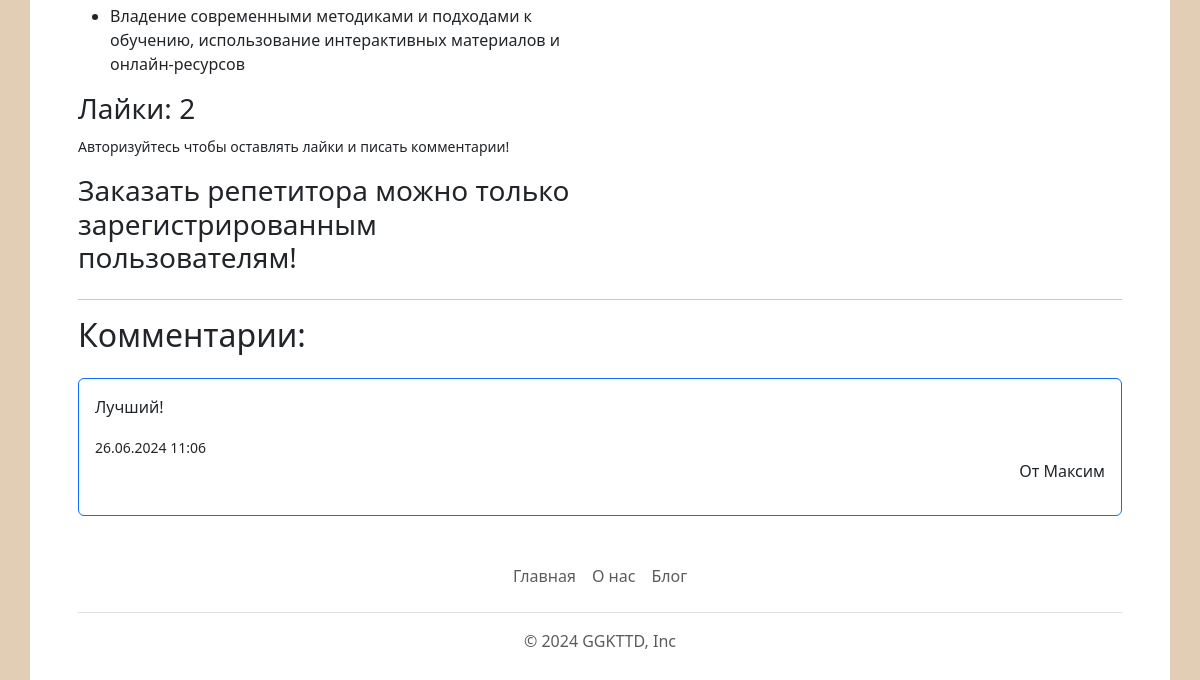
Before: /teacher/1 (lower part) with the older database file.
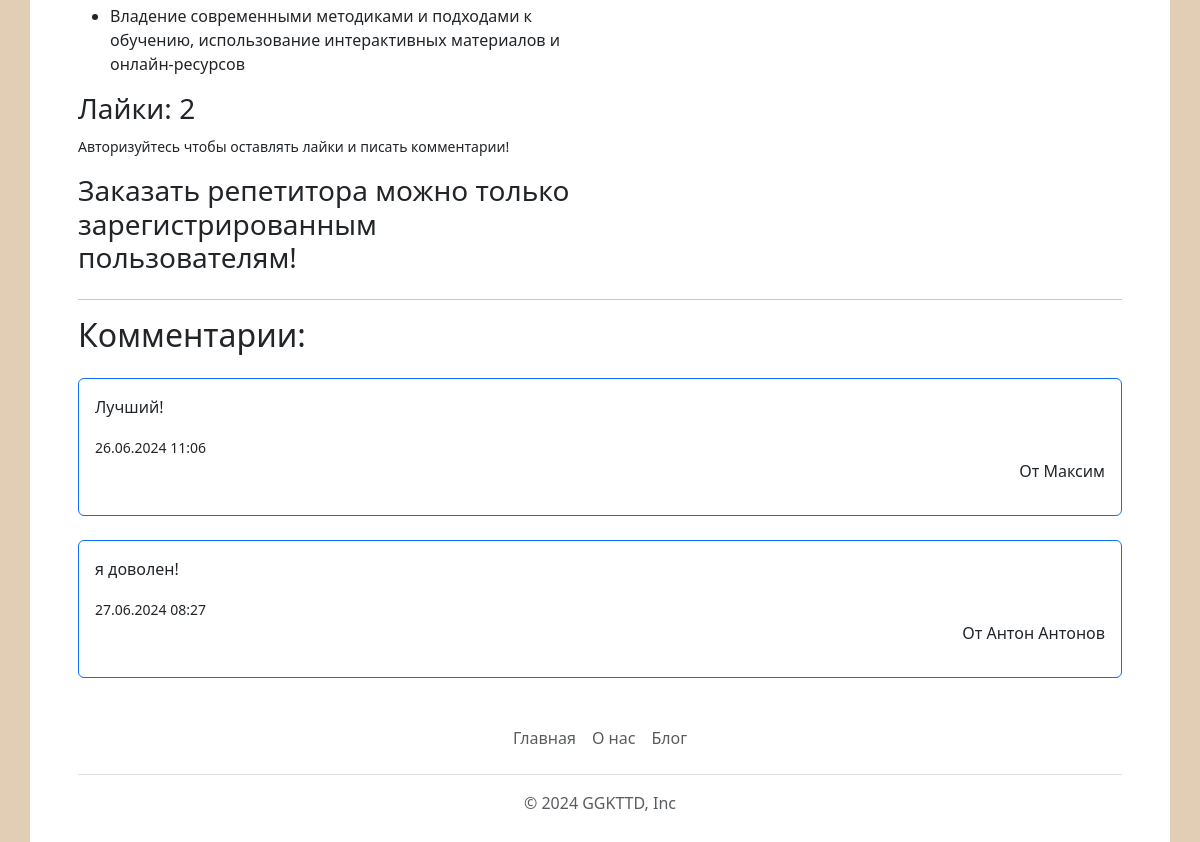
After: the same page with the newer database file.
### app.py (models this page shows, shortened)
class Comments(db.Model):
    id = db.Column(db.Integer,primary_key=True)
    name = db.Column(db.String(100))
    text = db.Column(db.Text)
    date = db.Column(db.DateTime, default=datetime.now)
    id_article = db.Column(db.Integer, db.ForeignKey('teachers.id'))

### app.py (the view, shortened to what this page needs)
@app.route('/teacher/<int:id>', methods=['GET', 'POST'])
def teacher(id):
    total_user = object
    orders = object
    id_list = []
    if 'name' in session:
        total_user = Users.query.filter_by(email=session['name']).first()
        orders = Orders.query.filter_by(id_user=total_user.id).all()
        for order in orders:
            id_list.append(order.id_teacher)
    comments = Comments.query.filter_by(id_article=id).all()
    teacher = Teachers.query.get(id)
    user = Users.query.filter_by(id = teacher.id_user).first()
    return render_template("teacher.html",teacher=teacher,id_list=id_list,user=user,comments=comments)

### app.py (called while the page is built)
@app.context_processor
def inject_user():
    return dict(
    subjects=db.session.query(Teachers.subject).distinct().all(),
    articles_category=db.session.query(Articles.category).distinct().all(),
    )

@app.context_processor
def inject_user():
    def get_user_name():
        if 'name' in session:
            return Users.query.filter_by(email=session['name']).first()
    return dict(active_user=get_user_name())

### templates/teacher.html (shortened to what this page needs)
{% extends 'base.html' %}
{% block main %}
<main>
    <div class="row">
        <div class="col-md-6">
            <div class="text-wrap">
                {% autoescape false %}
                {{teacher.desciption}}
                {% endautoescape %}
            </div>
            <div class="my-3">
                <h3>Лайки: {{user.likes}}</h3>
                {%if 'name' in session and not 'liked' in session %}
                <a href="/add_likes/{{user.id}}/{{teacher.id}}" class="btn btn-primary">Мне нравится!</a>
                {%elif 'liked' in session  %}
                <small>Вы уже ставили лайк!</small>
                {%else%}
                <small>Авторизуйтесь чтобы оставлять лайки и писать комментарии!</small>
                {%endif%}
            </div>
            {%if 'admin' in session%}
            <button type="button" class="btn btn-warning" data-bs-toggle="modal" data-bs-target="#exampleModal">
                Изменить
            </button>
            <a href="/delete-teacher/{{teacher.id}}" class="btn btn-danger">Удалить</a>
            {%else %}
            {%if user.email==active_user.email %}
            <h3>Это ваша анкета!</h3>
            {%else%}
            {%if 'name' in session and teacher.id not in id_list and active_user.root==0%}
            <a href="/order/{{teacher.id}}" class="btn btn-primary">Заказать репетитора</a>
            {%elif teacher.id in id_list%}
            <a href="/order-delete/{{teacher.id}}" class="btn btn-outline-danger">Отказаться от репетитора</a>
            {%elif active_user.root==2%}
            <h3>Репетиторы не могут заказывать других репетиторов!</h3>
            {%else%}
            <h3>Заказать репетитора можно только зарегистрированным пользователям!</h3>
            {%endif%}
            {%endif%}
            {%endif%}
        </div>
        <div class="col-md-6">
        </div>
    </div>
    <hr>
    <div class="my-3">
        <div>
          <h2>Комментарии:</h2>
          {%if comments%}
          {%for comment in comments%}
          <div class="border border-primary rounded p-3 my-4">
            <p>{{comment.text}}</p>
            <small>{{comment.date.strftime('%d.%m.%Y %H:%M')}}</small>
            <p class="text-end">От {{comment.name}}</p>
          </div>
          {%endfor%}
          {%else%}
            <p class="text-center">Комментариев нет!</p>
          {%endif%}
        </div>
      </div>
</main>
{% endblock %}

Changed rows visible on the page:
added Comments: text "я доволен!", date "27.06.2024 08:27", name "Антон Антонов"
